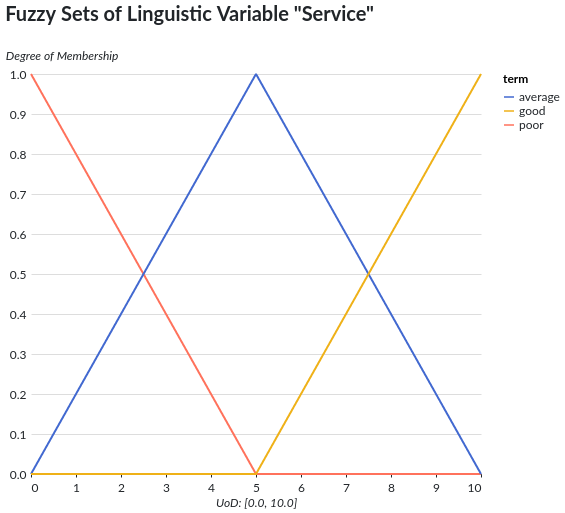

The cell this chart's notebook holds for it:
### Code cell
plot_linguistic_variable(service)

### Figure 1 — Vega-Lite specification as saved in the notebook (floating-point values rounded to 4 significant figures; data arrays with more than 128 entries replaced by an {"elided": "..."} marker saying what was removed)
{"background": "#ffffff", "config": {"title": {"anchor": "start", "font": "Lato", "color": "#212529", "fontSize": 20, "fontStyle": "normal", "subtitleFontSize": 16, "subtitleColor": "#212529", "fontWeight": 700, "subtitleFontWeight": 400, "subtitleFontStyle": "italic", "dy": -20}, "legend": {"labelFont": "Lato", "labelFontSize": 12, "labelColor": "#212529", "padding": 0, "titleFontSize": 12, "titleFont": "Lato", "titleAnchor": "start", "titleFontWeight": 700}, "axis": {"titleFontSize": 12, "titleFontStyle": "italic", "titleFontWeight": 400, "titleFont": "Lato", "titleColor": "#212529", "labelFontSize": 12, "labelFont": "Lato", "labelColor": "#212529", "labelFontWeight": 400, "labelPadding": 5}, "axisY": {"domain": false, "grid": true, "grid_color": "#dee2e6", "gridWidth": 1, "ticks": false, "titleAngle": 0, "titleAlign": "left", "titleY": -12}, "axisX": {"domain": true, "domainColor": "#212529", "domainWidth": 1, "grid": false, "labelAngle": 0, "ticks": true, "tickColor": "#212529", "tickSize": 3}, "facet": {"spacing": 50}, "headerColumn": {"title": null, "titleFontSize": 14, "titleFontWeight": 700, "titleFont": "Lato", "labelAnchor": "middle", "labelFontSize": 12, "labelFontWeight": 700, "labelFont": "Lato"}, "headerRow": {"labelFont": "Lato", "labelFontSize": 12, "labelAngle": 0, "labelAlign": "left", "labelAnchor": "middle", "labelFontWeight": 700, "labelPadding": 25, "titleFont": "Lato", "titleFontSize": 14, "titleFontWeight": 700, "titleAngle": 0, "orient": "left", "title": null}, "area": {"fill": "#b6377a"}, "circle": {"fill": "#b6377a"}, "line": {"stroke": "#b6377a"}, "rule": {"stroke": "#212529"}, "path": {"stroke": "#b6377a"}, "point": {"stroke": "#b6377a"}, "rect": {"fill": "#b6377a"}, "shape": {"stroke": "#b6377a"}, "symbol": {"fill": "#b6377a"}, "bar": {"fill": "#b6377a"}, "view": {"stroke": "transparent"}, "range": {"category": {"scheme": "observable10"}, "diverging": {"scheme": "spectral"}, "heatmap": {"scheme": "magma"}, "ramp": {"scheme": "cividis"}, "ordinal": {"scheme": "lighttealblue"}}}, "layer": [{"data": {"name": "data-2ea804eb940e0d0d0b333dccad7f6015"}, "mark": {"type": "line"}, "encoding": {"color": {"field": "term", "type": "nominal"}, "x": {"field": "x", "title": "UoD: [0.0, 10.0]", "type": "quantitative"}, "y": {"field": "membership", "title": "Degree of Membership", "type": "quantitative"}}}, {"data": {"name": "data-c5016ae76859930f0529efeb5377bc64"}, "mark": {"type": "line"}, "encoding": {"color": {"field": "term", "type": "nominal"}, "x": {"field": "x", "title": "UoD: [0.0, 10.0]", "type": "quantitative"}, "y": {"field": "membership", "title": "Degree of Membership", "type": "quantitative"}}}, {"data": {"name": "data-ff572f8dda77b112482d2fc8d0913d43"}, "mark": {"type": "line"}, "encoding": {"color": {"field": "term", "type": "nominal"}, "x": {"field": "x", "title": "UoD: [0.0, 10.0]", "type": "quantitative"}, "y": {"field": "membership", "title": "Degree of Membership", "type": "quantitative"}}}], "height": 400, "title": {"text": "Fuzzy Sets of Linguistic Variable \"Service\"", "subtitle": ""}, "width": 450, "$schema": "https://vega.github.io/schema/vega-lite/v6.1.0.json", "datasets": {"data-2ea804eb940e0d0d0b333dccad7f6015": {"elided": "1000 records"}, "data-c5016ae76859930f0529efeb5377bc64": {"elided": "1000 records"}, "data-ff572f8dda77b112482d2fc8d0913d43": {"elided": "1000 records"}}}
